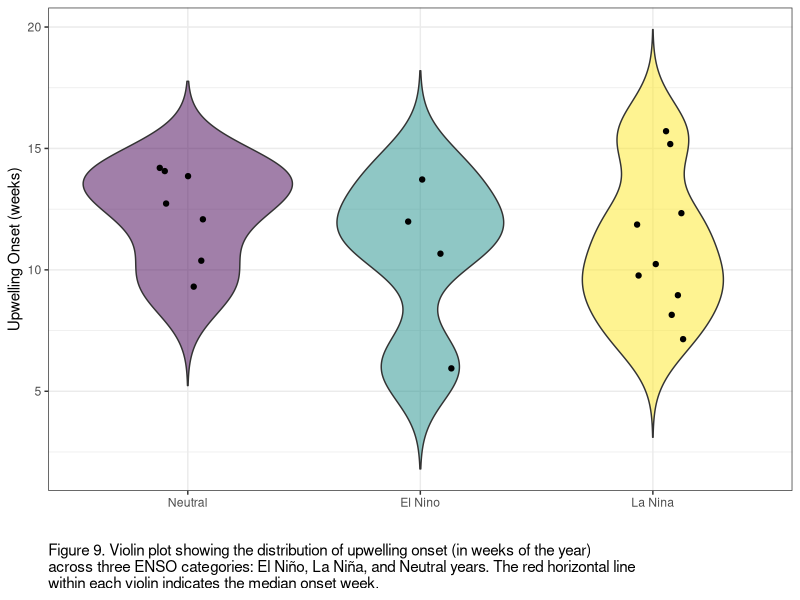
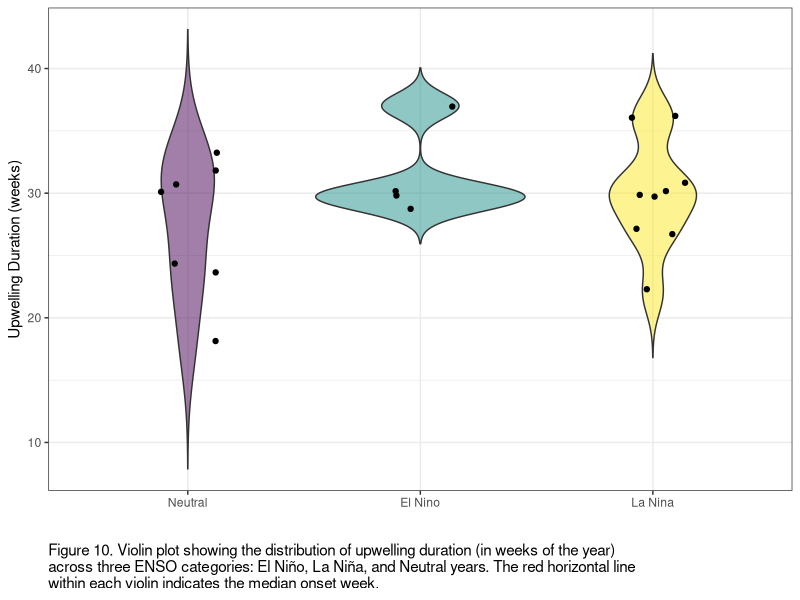

These figures' R source, in order:
## ---- chunk 1
library(tidyverse)
library(dplyr)
library(ggplot2)
library(viridis)
## ---- chunk 2
master <- read_csv("clean-data/master.csv")
upwelling <- read_csv("clean-data/upwelling.csv")
upwelling$enso_category_modified <- as.factor(upwelling$enso_category_modified)
upwelling$enso_category_modified <- relevel(upwelling$enso_category_modified, ref = "NO")
## ---- chunk 3

## ---- chunk 4
ggplot(upwelling, aes(x=enso_category_modified, y=upwelling_onset,fill=enso_category_modified))+
  geom_violin(alpha=0.5, trim=F) +
  stat_summary(fun = median, geom = "crossbar", 
               width = 0.75, color = "red", fatten = 0)+
  geom_jitter(width=0.15)+
  labs(x="",
       y="Upwelling Onset (weeks)",
       caption= str_wrap("Figure 9. Violin plot showing the distribution of upwelling onset (in weeks of the year) across three ENSO categories: El Niño, La Niña, and Neutral years. The red horizontal line within each violin indicates the median onset week.",
                         width = 93))+
  theme_bw()+
  theme(legend.position="none",
        plot.caption = element_text(size = 11,
                                    hjust = 0,
                                    margin = margin(t = 10)))+
  scale_fill_viridis(discrete=T)+
  scale_x_discrete(labels = c("NO" = "Neutral", 
                              "EN" = "El Nino", 
                              "LN" = "La Nina"))

#ggsave(filename = "figures/upwelling_onset.png")
## ---- chunk 5
ggplot(upwelling, aes(x=enso_category_modified, y=upwelling_duration,fill=enso_category_modified))+
  geom_violin(alpha=0.5, trim=F) +
  stat_summary(fun = median, geom = "crossbar", 
               width = 0.4, color = "red", fatten = 0)+
  geom_jitter(width=0.15)+
  labs(x="",
       y="Upwelling Duration (weeks)",
       caption= str_wrap("Figure 10. Violin plot showing the distribution of upwelling duration (in weeks of the year) across three ENSO categories: El Niño, La Niña, and Neutral years. The red horizontal line within each violin indicates the median onset week.",
                         width = 93))+
  theme_bw()+
  theme(legend.position="none",
        plot.caption = element_text(size = 11,
                                    hjust = 0,
                                    margin = margin(t = 10)))+
  scale_fill_viridis(discrete=T)+
  scale_x_discrete(labels = c("NO" = "Neutral", 
                              "EN" = "El Nino", 
                              "LN" = "La Nina"))

#ggsave(filename = "figures/upwelling_duration.png")
## ---- chunk 6
onset <- lm(data=upwelling, upwelling_onset ~ enso_category_modified)
summary(onset)
## ---- chunk 7
duration <- lm(data=upwelling, upwelling_duration ~ enso_category_modified)
summary(duration)
